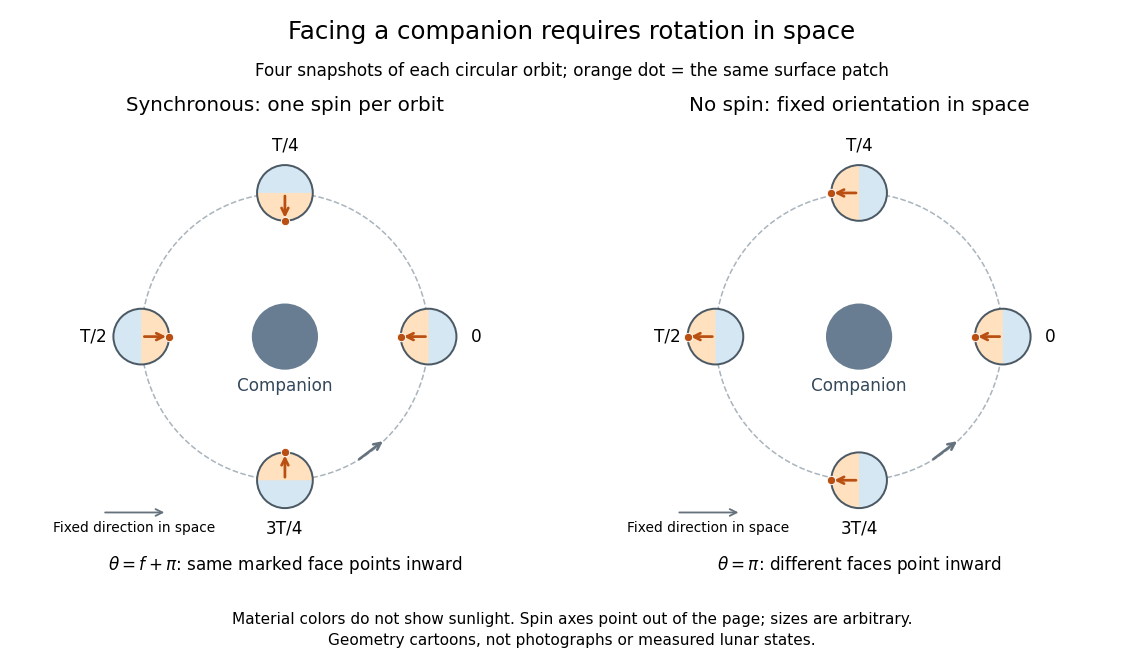

This chart was generated by the following Python code:
"""Generate synchronous-rotation-facing-companion.png in the current directory.

Tested with Python 3.14.4, numpy 2.3.5 and matplotlib 3.10.7.
Circular-orbit geometry cartoon, not an ephemeris or observed lunar states.
The colored hemispheres and marker indicate material orientation, not light.
"""

from pathlib import Path

import matplotlib

matplotlib.use("Agg")
import matplotlib.pyplot as plt
from matplotlib.patches import Circle, Wedge
import numpy as np


def marked_body(ax, centre, theta, radius=0.32):
    """Draw a body with a marked material direction at inertial angle theta."""
    angle = np.degrees(theta)
    ax.add_patch(Circle(centre, radius, facecolor="#d5e7f2",
                        edgecolor="none", zorder=3))
    ax.add_patch(Wedge(centre, radius, angle - 90, angle + 90,
                       facecolor="#ffe1bf", edgecolor="none", zorder=4))
    ax.add_patch(Circle(centre, radius, fill=False, edgecolor="#4b5964",
                        linewidth=1.3, zorder=5))
    tip = centre + radius * np.array([np.cos(theta), np.sin(theta)])
    ax.annotate("", xy=tip, xytext=centre,
                arrowprops={"arrowstyle": "->", "color": "#b95012", "lw": 1.8},
                zorder=6)
    ax.scatter(*tip, s=30, color="#b95012", edgecolor="white",
               linewidth=0.6, zorder=7)


def main():
    plt.rcParams.update({"font.size": 11, "figure.facecolor": "white",
                         "axes.facecolor": "white"})
    fig, axes = plt.subplots(1, 2, figsize=(10.4, 6.0), dpi=110)
    fig.subplots_adjust(left=0.025, right=0.975, bottom=0.18, top=0.80, wspace=0.12)
    phases = np.arange(4) * np.pi / 2
    labels = ["0", "T/4", "T/2", "3T/4"]
    orbit_radius = 1.65
    samples = np.linspace(0, 2 * np.pi, 400)
    for ax, synchronous in zip(axes, [True, False]):
        ax.set_aspect("equal")
        ax.axis("off")
        ax.set(xlim=(-2.45, 2.45), ylim=(-2.35, 2.35))
        ax.plot(orbit_radius * np.cos(samples), orbit_radius * np.sin(samples),
                color="#a9b4bc", linestyle="--", lw=1)
        ax.add_patch(Circle((0, 0), 0.38, facecolor="#687d91", zorder=3))
        ax.text(0, -0.62, "Companion", ha="center", color="#34495b")
        for f, label in zip(phases, labels):
            direction = np.array([np.cos(f), np.sin(f)])
            centre = orbit_radius * direction
            theta = f + np.pi if synchronous else np.pi
            marked_body(ax, centre, theta)
            ax.text(*(2.20 * direction), label, ha="center", va="center")
        a0, a1 = -np.pi / 3, -np.pi / 3 + 0.25
        ax.annotate("", xy=orbit_radius * np.array([np.cos(a1), np.sin(a1)]),
                    xytext=orbit_radius * np.array([np.cos(a0), np.sin(a0)]),
                    arrowprops={"arrowstyle": "->", "color": "#65727d", "lw": 1.7})
        ax.annotate("", xy=(-1.35, -2.02), xytext=(-2.10, -2.02),
                    arrowprops={"arrowstyle": "->", "color": "#65727d", "lw": 1.2})
        ax.text(-1.73, -2.25, "Fixed direction in space", ha="center", fontsize=9)
        if synchronous:
            ax.set_title("Synchronous: one spin per orbit", fontsize=13, pad=14)
            ax.text(0.5, -0.07, r"$\theta=f+\pi$: same marked face points inward",
                    transform=ax.transAxes, ha="center", fontsize=11)
        else:
            ax.set_title("No spin: fixed orientation in space", fontsize=13, pad=14)
            ax.text(0.5, -0.07, r"$\theta=\pi$: different faces point inward",
                    transform=ax.transAxes, ha="center", fontsize=11)
    fig.suptitle("Facing a companion requires rotation in space", fontsize=16, y=0.97)
    fig.text(0.5, 0.885, "Four snapshots of each circular orbit; orange dot = the same surface patch",
             ha="center", fontsize=11)
    fig.text(0.5, 0.055, "Material colors do not show sunlight. Spin axes point out of the page; sizes are arbitrary.",
             ha="center", fontsize=10)
    fig.text(0.5, 0.023, "Geometry cartoons, not photographs or measured lunar states.",
             ha="center", fontsize=10)
    fig.savefig(Path(__file__).stem + ".png", facecolor="white", transparent=False)
    plt.close(fig)


if __name__ == "__main__":
    main()
